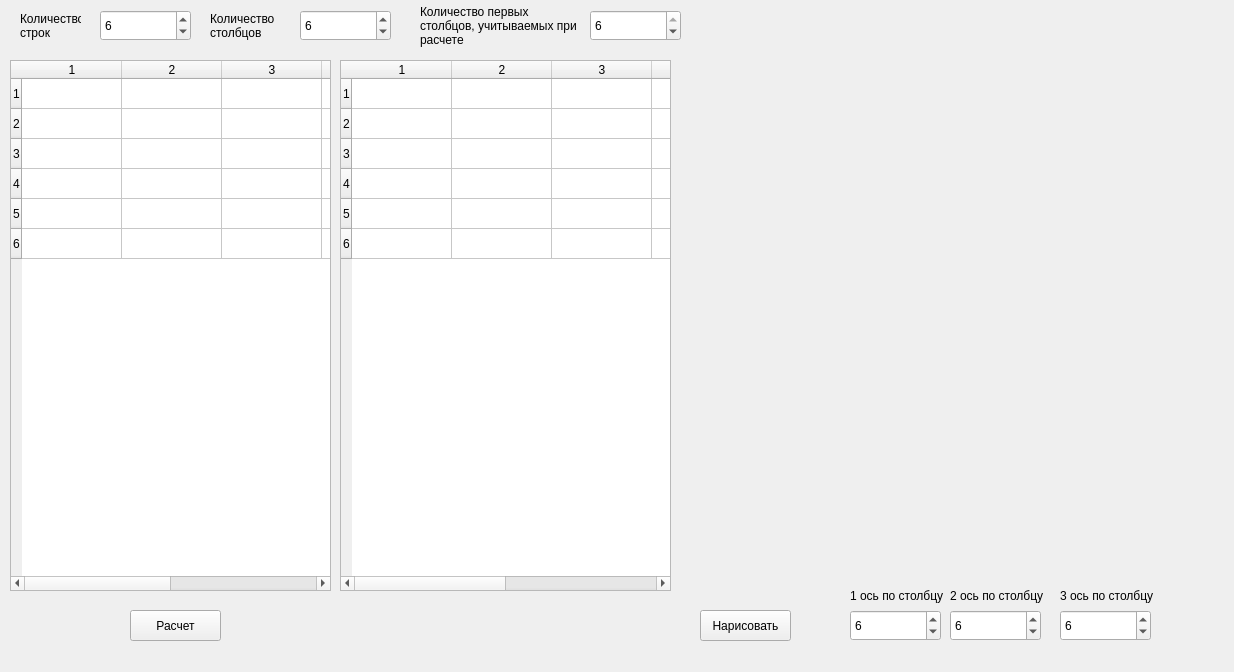
<?xml version="1.0" encoding="UTF-8"?>
<ui version="4.0">
 <class>Form</class>
 <widget class="QWidget" name="Form">
  <property name="geometry">
   <rect>
    <x>0</x>
    <y>0</y>
    <width>1234</width>
    <height>672</height>
   </rect>
  </property>
  <property name="windowTitle">
   <string>Form</string>
  </property>
  <widget class="QTableWidget" name="tableSumResPS1">
   <property name="geometry">
    <rect>
     <x>10</x>
     <y>60</y>
     <width>321</width>
     <height>531</height>
    </rect>
   </property>
   <row>
    <property name="text">
     <string>1</string>
    </property>
   </row>
   <row>
    <property name="text">
     <string>2</string>
    </property>
   </row>
   <row>
    <property name="text">
     <string>3</string>
    </property>
   </row>
   <row>
    <property name="text">
     <string>4</string>
    </property>
   </row>
   <row>
    <property name="text">
     <string>5</string>
    </property>
   </row>
   <row>
    <property name="text">
     <string>6</string>
    </property>
   </row>
   <column>
    <property name="text">
     <string>1</string>
    </property>
   </column>
   <column>
    <property name="text">
     <string>2</string>
    </property>
   </column>
   <column>
    <property name="text">
     <string>3</string>
    </property>
   </column>
   <column>
    <property name="text">
     <string>4</string>
    </property>
   </column>
   <column>
    <property name="text">
     <string>7</string>
    </property>
   </column>
   <column>
    <property name="text">
     <string>6</string>
    </property>
   </column>
  </widget>
  <widget class="QTableWidget" name="tableSumResPS1_2">
   <property name="geometry">
    <rect>
     <x>340</x>
     <y>60</y>
     <width>331</width>
     <height>531</height>
    </rect>
   </property>
   <row>
    <property name="text">
     <string>1</string>
    </property>
   </row>
   <row>
    <property name="text">
     <string>2</string>
    </property>
   </row>
   <row>
    <property name="text">
     <string>3</string>
    </property>
   </row>
   <row>
    <property name="text">
     <string>4</string>
    </property>
   </row>
   <row>
    <property name="text">
     <string>5</string>
    </property>
   </row>
   <row>
    <property name="text">
     <string>6</string>
    </property>
   </row>
   <column>
    <property name="text">
     <string>1</string>
    </property>
   </column>
   <column>
    <property name="text">
     <string>2</string>
    </property>
   </column>
   <column>
    <property name="text">
     <string>3</string>
    </property>
   </column>
   <column>
    <property name="text">
     <string>4</string>
    </property>
   </column>
   <column>
    <property name="text">
     <string>Новый столбец</string>
    </property>
   </column>
   <column>
    <property name="text">
     <string>6</string>
    </property>
   </column>
  </widget>
  <widget class="QSpinBox" name="boxCountLoadPS1">
   <property name="geometry">
    <rect>
     <x>100</x>
     <y>10</y>
     <width>91</width>
     <height>31</height>
    </rect>
   </property>
   <property name="minimum">
    <number>1</number>
   </property>
   <property name="maximum">
    <number>10000</number>
   </property>
   <property name="singleStep">
    <number>1</number>
   </property>
   <property name="value">
    <number>6</number>
   </property>
  </widget>
  <widget class="QSpinBox" name="boxCountLoadPS1_2">
   <property name="geometry">
    <rect>
     <x>590</x>
     <y>10</y>
     <width>91</width>
     <height>31</height>
    </rect>
   </property>
   <property name="minimum">
    <number>2</number>
   </property>
   <property name="maximum">
    <number>6</number>
   </property>
   <property name="singleStep">
    <number>1</number>
   </property>
   <property name="value">
    <number>6</number>
   </property>
  </widget>
  <widget class="QPushButton" name="buttonSolve">
   <property name="geometry">
    <rect>
     <x>130</x>
     <y>610</y>
     <width>91</width>
     <height>31</height>
    </rect>
   </property>
   <property name="text">
    <string>Расчет</string>
   </property>
  </widget>
  <widget class="MatplotlibWidget" name="mplCrDLong">
   <property name="geometry">
    <rect>
     <x>680</x>
     <y>60</y>
     <width>521</width>
     <height>511</height>
    </rect>
   </property>
  </widget>
  <widget class="QPushButton" name="buttonSolve_2">
   <property name="geometry">
    <rect>
     <x>700</x>
     <y>610</y>
     <width>91</width>
     <height>31</height>
    </rect>
   </property>
   <property name="text">
    <string>Нарисовать</string>
   </property>
  </widget>
  <widget class="QSpinBox" name="boxCountLoadPS1_3">
   <property name="geometry">
    <rect>
     <x>850</x>
     <y>610</y>
     <width>91</width>
     <height>31</height>
    </rect>
   </property>
   <property name="minimum">
    <number>1</number>
   </property>
   <property name="maximum">
    <number>1000</number>
   </property>
   <property name="singleStep">
    <number>1</number>
   </property>
   <property name="value">
    <number>6</number>
   </property>
  </widget>
  <widget class="QSpinBox" name="boxCountLoadPS1_4">
   <property name="geometry">
    <rect>
     <x>950</x>
     <y>610</y>
     <width>91</width>
     <height>31</height>
    </rect>
   </property>
   <property name="minimum">
    <number>1</number>
   </property>
   <property name="maximum">
    <number>1000</number>
   </property>
   <property name="singleStep">
    <number>1</number>
   </property>
   <property name="value">
    <number>6</number>
   </property>
  </widget>
  <widget class="QSpinBox" name="boxCountLoadPS1_5">
   <property name="geometry">
    <rect>
     <x>1060</x>
     <y>610</y>
     <width>91</width>
     <height>31</height>
    </rect>
   </property>
   <property name="minimum">
    <number>1</number>
   </property>
   <property name="maximum">
    <number>1000</number>
   </property>
   <property name="singleStep">
    <number>1</number>
   </property>
   <property name="value">
    <number>6</number>
   </property>
  </widget>
  <widget class="QLabel" name="labelCode_2">
   <property name="geometry">
    <rect>
     <x>20</x>
     <y>10</y>
     <width>61</width>
     <height>31</height>
    </rect>
   </property>
   <property name="text">
    <string>Количество строк</string>
   </property>
   <property name="wordWrap">
    <bool>true</bool>
   </property>
  </widget>
  <widget class="QLabel" name="labelCode_3">
   <property name="geometry">
    <rect>
     <x>420</x>
     <y>0</y>
     <width>161</width>
     <height>51</height>
    </rect>
   </property>
   <property name="text">
    <string>Количество первых столбцов, учитываемых при расчете</string>
   </property>
   <property name="textFormat">
    <enum>Qt::AutoText</enum>
   </property>
   <property name="wordWrap">
    <bool>true</bool>
   </property>
  </widget>
  <widget class="QSpinBox" name="boxCountLoadPS1_6">
   <property name="geometry">
    <rect>
     <x>300</x>
     <y>10</y>
     <width>91</width>
     <height>31</height>
    </rect>
   </property>
   <property name="minimum">
    <number>1</number>
   </property>
   <property name="maximum">
    <number>10000</number>
   </property>
   <property name="singleStep">
    <number>1</number>
   </property>
   <property name="value">
    <number>6</number>
   </property>
  </widget>
  <widget class="QLabel" name="labelCode_4">
   <property name="geometry">
    <rect>
     <x>210</x>
     <y>10</y>
     <width>101</width>
     <height>31</height>
    </rect>
   </property>
   <property name="text">
    <string>Количество столбцов</string>
   </property>
   <property name="wordWrap">
    <bool>true</bool>
   </property>
  </widget>
  <widget class="QLabel" name="labelCode_5">
   <property name="geometry">
    <rect>
     <x>850</x>
     <y>580</y>
     <width>101</width>
     <height>31</height>
    </rect>
   </property>
   <property name="text">
    <string>1 ось по столбцу</string>
   </property>
   <property name="wordWrap">
    <bool>true</bool>
   </property>
  </widget>
  <widget class="QLabel" name="labelCode_6">
   <property name="geometry">
    <rect>
     <x>950</x>
     <y>580</y>
     <width>101</width>
     <height>31</height>
    </rect>
   </property>
   <property name="text">
    <string>2 ось по столбцу</string>
   </property>
   <property name="wordWrap">
    <bool>true</bool>
   </property>
  </widget>
  <widget class="QLabel" name="labelCode_7">
   <property name="geometry">
    <rect>
     <x>1060</x>
     <y>580</y>
     <width>101</width>
     <height>31</height>
    </rect>
   </property>
   <property name="text">
    <string>3 ось по столбцу</string>
   </property>
   <property name="wordWrap">
    <bool>true</bool>
   </property>
  </widget>
 </widget>
 <customwidgets>
  <customwidget>
   <class>MatplotlibWidget</class>
   <extends>QWidget</extends>
   <header>matplotlibwidget</header>
  </customwidget>
 </customwidgets>
 <resources/>
 <connections/>
</ui>
